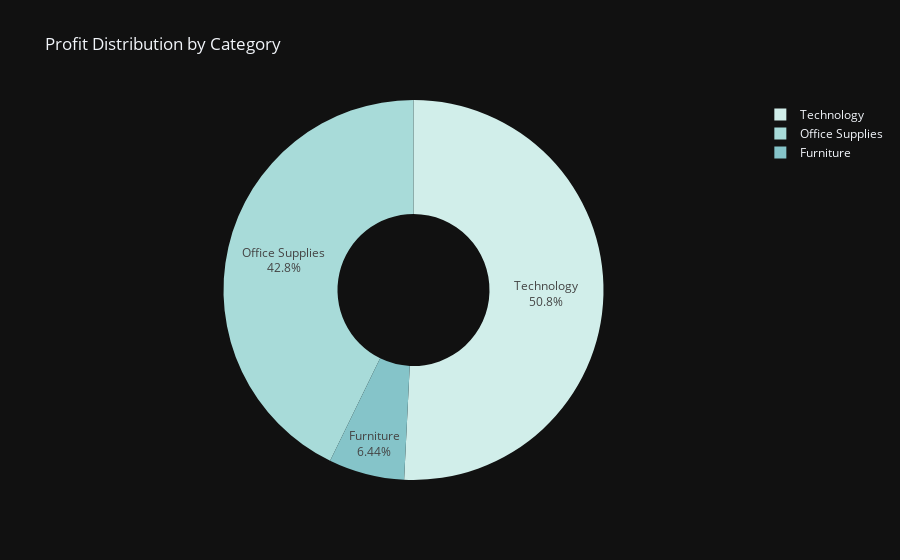

This figure's notebook cell:
### Markdown cell above
**✅ Pie Chart of Profit by Category**

### Code cell
import plotly.express as px

# Prepare data
category_profit = df.groupby('Category')['Profit'].sum().reset_index()

# Create pie chart
fig = px.pie(
    category_profit,
    names='Category',
    values='Profit',
    title='Profit Distribution by Category',
    color_discrete_sequence=px.colors.sequential.Teal,
    template='plotly_dark',
    hole=0.4  # Optional: donut style
)

fig.update_traces(textposition='inside', textinfo='percent+label')
fig.show()

### Figure 1 — Plotly figure (JSON) as saved in the notebook; plotly's stock layout.template omitted (floating-point values rounded to 4 significant figures)
{"data": [{"domain": {"x": [0, 1], "y": [0, 1]}, "hole": 0.4, "hovertemplate": "Category=%{label}<br>Profit=%{value}<extra></extra>", "labels": ["Furniture", "Office Supplies", "Technology"], "legendgroup": "", "name": "", "showlegend": true, "values": [18450.0, 122500.0, 145500.0], "type": "pie", "textinfo": "percent+label", "textposition": "inside"}], "layout": {"legend": {"tracegroupgap": 0}, "title": {"text": "Profit Distribution by Category"}, "piecolorway": ["rgb(209, 238, 234)", "rgb(168, 219, 217)", "rgb(133, 196, 201)", "rgb(104, 171, 184)", "rgb(79, 144, 166)", "rgb(59, 115, 143)", "rgb(42, 86, 116)"]}}
